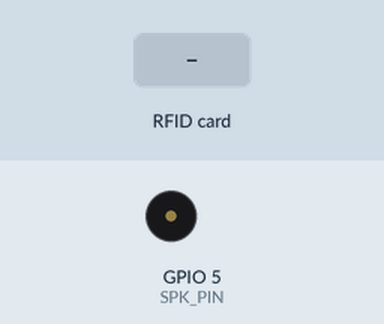
Simulated run of this sketch. Board: ESP8266 (NodeMCU). Parts: buzzer (waves = sounding). The test bench sets the inputs (shaded band). WiFi joins after 1.5 s; servers stay silent unless stated; what the sketch prints to the serial monitor is not drawn.

Above: at 3.0 s.
3.1 s: RFID card 5E 7A 19 C4 held to the reader
At 3.2 s:
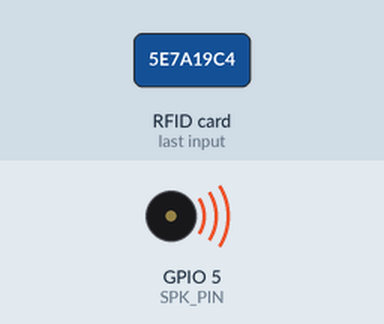
Timing chart, 0 to 6.1 s (numbered marks = the images above; inputs shaded):
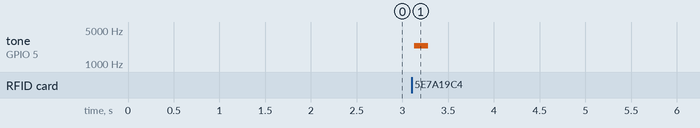

Measured:
- after the input at 3.1 s, tone on GPIO 5 (SPK_PIN): silent → 2400 Hz at once, → silent 0.15 s later

The sketch:

rfid-nodemcu.ino
```cpp
/*
Many thanks to nikxha from the ESP8266 forum
*/

#include <ESP8266WiFi.h>
#include <SPI.h>
#include "MFRC522.h"

void dump_byte_array(byte *buffer, byte bufferSize);

/* wiring the MFRC522 to ESP8266 (ESP-12)
RST     = GPIO15
SDA(SS) = GPIO2
MOSI    = GPIO13
MISO    = GPIO12
SCK     = GPIO14
GND     = GND
3.3V    = 3.3V
*/

#define RST_PIN  15 // RST-PIN für RC522 - RFID - SPI - Modul GPIO15
#define SS_PIN  2  // SDA-PIN für RC522 - RFID - SPI - Modul GPIO2
#define SPK_PIN 5  // GPIO5

const char *ssid =  "yourSSID";     // change according to your Network - cannot be longer than 32 characters!
const char *pass =  "yourPASSWORD"; // change according to your Network

MFRC522 mfrc522(SS_PIN, RST_PIN); // Create MFRC522 instance

void setup() {
  Serial.begin(9600);    // Initialize serial communications
  delay(250);
  Serial.println(F("Re Booting...."));

  SPI.begin();           // Init SPI bus
  mfrc522.PCD_Init();    // Init MFRC522

  WiFi.begin(ssid, pass);

  int retries = 0;
  while ((WiFi.status() != WL_CONNECTED) && (retries < 10)) {
    retries++;
    delay(500);
    Serial.print(".");
  }
  if (WiFi.status() == WL_CONNECTED) {
    Serial.println(F("WiFi connected"));
  }

  Serial.println(F("Ready!"));
  Serial.println(F("======================================================"));
  Serial.println(F("Scan for Card and print UID:"));
}

void loop() {
  // Look for new cards
  if ( ! mfrc522.PICC_IsNewCardPresent()) {
    delay(50);
    return;
  }
  // Select one of the cards
  if ( ! mfrc522.PICC_ReadCardSerial()) {
    delay(50);
    return;
  }
  // Show some details of the PICC (that is: the tag/card)
  Serial.print(F("Card UID:"));
  dump_byte_array(mfrc522.uid.uidByte, mfrc522.uid.size);
  Serial.println();
  tone(SPK_PIN,2400,150);//500: 음의 높낮이(주파수), 1000: 음의 지속시간(1초)
  delay(500);
  //tone(SPK_PIN,1500,150);  //500: 음의 높낮이(주파수), 1000: 음의 지속시간(1초)
}

// Helper routine to dump a byte array as hex values to Serial
void dump_byte_array(byte *buffer, byte bufferSize) {
  for (byte i = 0; i < bufferSize; i++) {
    Serial.print(buffer[i] < 0x10 ? " 0" : " ");
    Serial.print(buffer[i], HEX);
  }
}
```
